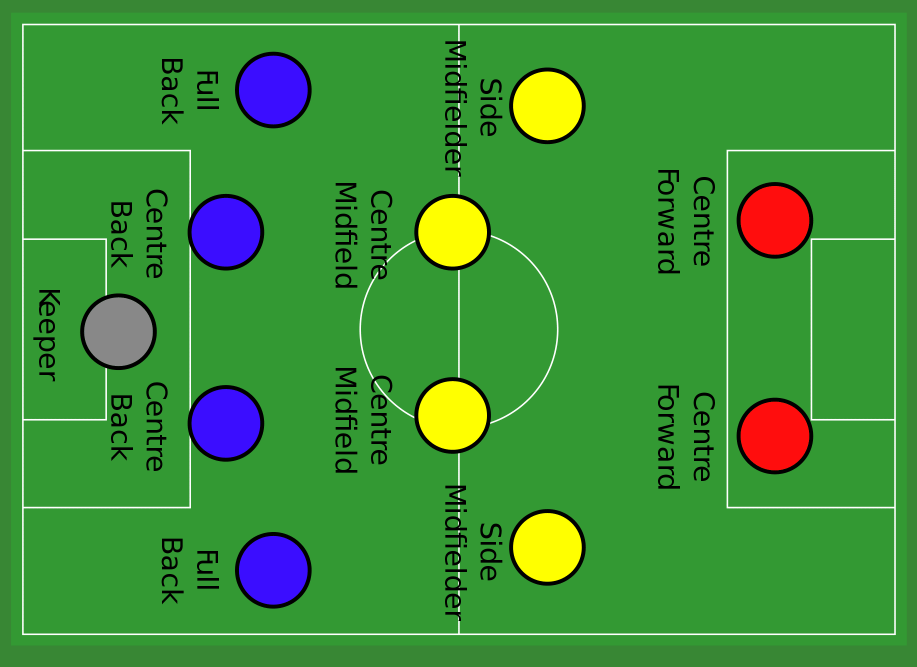
#> input picture SPR_HW1/Association_football.png, 2749 x 2000 px, found by its file name (shown at 1/3 size)
$ jupyter execute --allow-errors Ex01_Q6_d.ipynb
#> lines starting #> are read from the running program, lines starting #| are printed output that depends on the picture
#### - Sobhan Moradian Daghigh
#### - 12/4/2021
#### - PR - EX01 - Q6 - Part d.

[cell 1]
import pandas as pd
import numpy as np
import matplotlib.pyplot as plt
from PIL import Image

#### Reading data

#> (a cell that did not finish here is left out)

#> (a cell that did not finish here is left out)

#> (a cell that did not finish here is left out)

#> (a cell that did not finish here is left out)

#### It seems that theres some non-player captures which Im wanna filter them.
#### Also I decided to ignore one of the substitute player to have 11 players at all.

#> (a cell that did not finish here is left out)

#> (a cell that did not finish here is left out)

#### Part D.

[cell 8]
img = Image.open('./SPR_HW1/Association_football.png')
#> img is the input picture: PIL image 2749x2000 P; mean R, G, B 60.7, 145, 56
img.resize((500, 350))
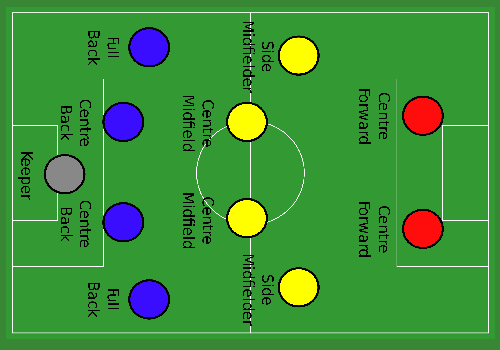
#> Out: PIL image 500x350 P; mean R, G, B 60.5, 144.9, 55.9
